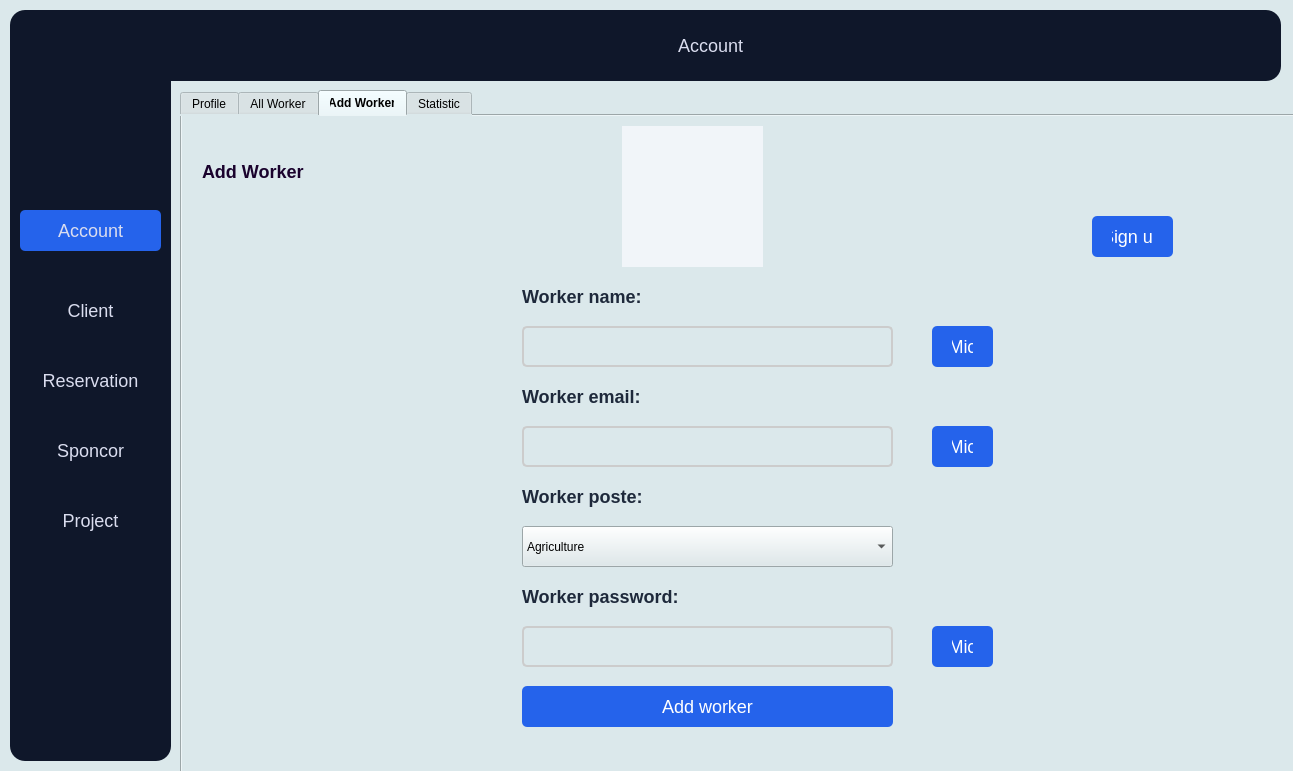
<?xml version="1.0" encoding="UTF-8"?>
<ui version="4.0">
 <class>dashbored</class>
 <widget class="QWidget" name="dashbored">
  <property name="geometry">
   <rect>
    <x>0</x>
    <y>0</y>
    <width>1293</width>
    <height>771</height>
   </rect>
  </property>
  <property name="windowTitle">
   <string>Form</string>
  </property>
  <property name="styleSheet">
   <string notr="true">QWidget {
	font: 9pt &quot;Sitka&quot;;
    background-color: rgb(219, 232, 235);
    font-family: &quot;Sitka&quot;;
}

QLabel {
    font-size: 18px;
    font-weight: bold;
    color: #222;
}

QLineEdit {
    border: 2px solid #ccc;
    border-radius: 5px;
    padding: 8px;
    font-size: 16px;
    width: 250px;
}

QPushButton {
	background-color: rgb(37, 99, 235);
    color: white;
    border-radius: 5px;
    padding: 10px 20px;
    font-size: 18px;
}

QPushButton:hover {
    background-color: rgb(25, 80, 200); 
    color: white; 
}</string>
  </property>
  <widget class="QLabel" name="label_11">
   <property name="geometry">
    <rect>
     <x>580</x>
     <y>730</y>
     <width>301</width>
     <height>31</height>
    </rect>
   </property>
   <property name="styleSheet">
    <string notr="true">color: #64748B;
    padding: 8px;
    font-size: 12px;
    width: 200px;</string>
   </property>
   <property name="text">
    <string>© 2025 Acme, Inc. All rights reserved.</string>
   </property>
  </widget>
  <widget class="QTabWidget" name="tabWidget">
   <property name="geometry">
    <rect>
     <x>180</x>
     <y>90</y>
     <width>1230</width>
     <height>771</height>
    </rect>
   </property>
   <property name="styleSheet">
    <string notr="true">QTabBar::tab {
    color: black; /* Texte en noir */
}

QTabBar::tab:selected {
    font-weight: bold; /* Met en gras l'onglet sélectionné */
}

QTabBar::tab:disabled {
    color: black; /* Assurez-vous que les onglets désactivés ont aussi le texte en noir */
}

table {
    
	color: black;
    width: 100%;
    border-collapse: collapse;
    background-color: #ffffff;
    border-radius: 8px;
    overflow: hidden;
    box-shadow: 0 4px 6px rgba(0, 0, 0, 0.1);
}

th, td {
    padding: 12px;
    text-align: left;
    border-bottom: 1px solid #ddd;
}

th {
    background-color: #007bff;
    color: black;
    font-weight: bold;
}

tr:hover {
    background-color: #f1f1f1;
}
</string>
   </property>
   <property name="currentIndex">
    <number>2</number>
   </property>
   <property name="tabBarAutoHide">
    <bool>false</bool>
   </property>
   <widget class="QWidget" name="tab">
    <attribute name="title">
     <string>Profile</string>
    </attribute>
    <widget class="QLabel" name="label_6">
     <property name="geometry">
      <rect>
       <x>30</x>
       <y>40</y>
       <width>131</width>
       <height>31</height>
      </rect>
     </property>
     <property name="styleSheet">
      <string notr="true">color: rgb(26, 2, 45);
font: 14pt &quot;Sitka&quot;;</string>
     </property>
     <property name="text">
      <string>Profile</string>
     </property>
    </widget>
    <widget class="QLabel" name="label_12">
     <property name="geometry">
      <rect>
       <x>340</x>
       <y>160</y>
       <width>191</width>
       <height>21</height>
      </rect>
     </property>
     <property name="styleSheet">
      <string notr="true">color: rgb(30, 41, 59);
</string>
     </property>
     <property name="text">
      <string>Your name:</string>
     </property>
    </widget>
    <widget class="QLabel" name="label_9">
     <property name="geometry">
      <rect>
       <x>340</x>
       <y>260</y>
       <width>191</width>
       <height>21</height>
      </rect>
     </property>
     <property name="styleSheet">
      <string notr="true">color: rgb(30, 41, 59);
</string>
     </property>
     <property name="text">
      <string>Your email:</string>
     </property>
    </widget>
    <widget class="QLabel" name="label_10">
     <property name="geometry">
      <rect>
       <x>340</x>
       <y>360</y>
       <width>191</width>
       <height>21</height>
      </rect>
     </property>
     <property name="styleSheet">
      <string notr="true">color: rgb(30, 41, 59);
</string>
     </property>
     <property name="text">
      <string>Your poste:</string>
     </property>
    </widget>
    <widget class="QLabel" name="label_8">
     <property name="geometry">
      <rect>
       <x>340</x>
       <y>460</y>
       <width>171</width>
       <height>21</height>
      </rect>
     </property>
     <property name="styleSheet">
      <string notr="true">color: #1E293B;</string>
     </property>
     <property name="text">
      <string>Your password:</string>
     </property>
    </widget>
    <widget class="QPushButton" name="pushButton_8">
     <property name="geometry">
      <rect>
       <x>340</x>
       <y>560</y>
       <width>371</width>
       <height>41</height>
      </rect>
     </property>
     <property name="styleSheet">
      <string notr="true">font: 11pt &quot;Segoe UI&quot;;
background-color: rgb(37, 99, 235);
</string>
     </property>
     <property name="text">
      <string>Update your account</string>
     </property>
    </widget>
    <widget class="QLineEdit" name="pwd">
     <property name="geometry">
      <rect>
       <x>340</x>
       <y>500</y>
       <width>371</width>
       <height>41</height>
      </rect>
     </property>
     <property name="styleSheet">
      <string notr="true">color: rgb(0, 0, 0);
</string>
     </property>
     <property name="text">
      <string>User password</string>
     </property>
    </widget>
    <widget class="QLabel" name="img4">
     <property name="geometry">
      <rect>
       <x>440</x>
       <y>0</y>
       <width>141</width>
       <height>141</height>
      </rect>
     </property>
     <property name="styleSheet">
      <string notr="true">background-color: #F1F5F9;</string>
     </property>
     <property name="text">
      <string/>
     </property>
     <property name="pixmap">
      <pixmap>../../Projet c++/revision qt/template/image6.png</pixmap>
     </property>
    </widget>
    <widget class="QLineEdit" name="email">
     <property name="geometry">
      <rect>
       <x>340</x>
       <y>300</y>
       <width>371</width>
       <height>41</height>
      </rect>
     </property>
     <property name="styleSheet">
      <string notr="true">color: rgb(0, 0, 0);</string>
     </property>
     <property name="text">
      <string>User last name</string>
     </property>
    </widget>
    <widget class="QLineEdit" name="nom">
     <property name="geometry">
      <rect>
       <x>340</x>
       <y>200</y>
       <width>371</width>
       <height>41</height>
      </rect>
     </property>
     <property name="styleSheet">
      <string notr="true">color: rgb(0, 0, 0);</string>
     </property>
     <property name="text">
      <string>User first name</string>
     </property>
    </widget>
    <widget class="QComboBox" name="post">
     <property name="geometry">
      <rect>
       <x>340</x>
       <y>400</y>
       <width>371</width>
       <height>41</height>
      </rect>
     </property>
     <property name="styleSheet">
      <string notr="true">color: rgb(0, 0, 0);</string>
     </property>
     <item>
      <property name="text">
       <string>Agriculture</string>
      </property>
     </item>
     <item>
      <property name="text">
       <string>IT</string>
      </property>
     </item>
    </widget>
    <widget class="QLabel" name="ppwd">
     <property name="geometry">
      <rect>
       <x>740</x>
       <y>500</y>
       <width>251</width>
       <height>41</height>
      </rect>
     </property>
     <property name="text">
      <string/>
     </property>
    </widget>
   </widget>
   <widget class="QWidget" name="tab_2">
    <attribute name="title">
     <string>All Worker</string>
    </attribute>
    <widget class="QTableWidget" name="list">
     <property name="geometry">
      <rect>
       <x>40</x>
       <y>100</y>
       <width>511</width>
       <height>301</height>
      </rect>
     </property>
     <property name="styleSheet">
      <string notr="true">

QTableWidget {
	 color: black;   
    background-color: #f0f0f0;  /* Couleur de fond */
    gridline-color: #dcdcdc;    /* Couleur des lignes de séparation */
    font-size: 14px;            /* Taille du texte */
    border: 1px solid #ccc;     /* Bordure du tableau */
}

QHeaderView::section {
    background-color: #0078D7;  /* Couleur de fond des en-têtes */
    color: white;               /* Couleur du texte des en-têtes */
    font-weight: bold;          /* Texte en gras */
    padding: 5px;
    border: 1px solid #005a9e;
}

QTableWidget::item {
    padding: 5px;               /* Espacement intérieur des cellules */
    border: 1px solid #ddd;
}

QTableWidget::item:selected {
    background-color: #3498db;  /* Couleur de sélection */
    color: white;
}

QTableWidget::item:hover {
    background-color: #e0e0e0;  /* Effet survol */
}
</string>
     </property>
     <column>
      <property name="text">
       <string>Id</string>
      </property>
     </column>
     <column>
      <property name="text">
       <string>Name</string>
      </property>
     </column>
     <column>
      <property name="text">
       <string>Email</string>
      </property>
     </column>
     <column>
      <property name="text">
       <string>poste</string>
      </property>
     </column>
     <column>
      <property name="text">
       <string>password</string>
      </property>
     </column>
    </widget>
    <widget class="QLabel" name="label_18">
     <property name="geometry">
      <rect>
       <x>30</x>
       <y>40</y>
       <width>131</width>
       <height>31</height>
      </rect>
     </property>
     <property name="styleSheet">
      <string notr="true">color: rgb(26, 2, 45);
font: 14pt &quot;Sitka&quot;;</string>
     </property>
     <property name="text">
      <string>All Worker</string>
     </property>
    </widget>
    <widget class="QLineEdit" name="id">
     <property name="geometry">
      <rect>
       <x>790</x>
       <y>250</y>
       <width>113</width>
       <height>41</height>
      </rect>
     </property>
     <property name="styleSheet">
      <string notr="true">color: rgb(0, 0, 0);</string>
     </property>
    </widget>
    <widget class="QLabel" name="label_19">
     <property name="geometry">
      <rect>
       <x>730</x>
       <y>210</y>
       <width>131</width>
       <height>31</height>
      </rect>
     </property>
     <property name="styleSheet">
      <string notr="true">color: rgb(26, 2, 45);
font: 14pt &quot;Sitka&quot;;</string>
     </property>
     <property name="text">
      <string>Delete Worker</string>
     </property>
    </widget>
    <widget class="QLabel" name="label_20">
     <property name="geometry">
      <rect>
       <x>730</x>
       <y>260</y>
       <width>51</width>
       <height>31</height>
      </rect>
     </property>
     <property name="styleSheet">
      <string notr="true">color: rgb(26, 2, 45);
font: 14pt &quot;Sitka&quot;;</string>
     </property>
     <property name="text">
      <string>Id</string>
     </property>
    </widget>
    <widget class="QPushButton" name="pushButton_10">
     <property name="geometry">
      <rect>
       <x>920</x>
       <y>250</y>
       <width>141</width>
       <height>41</height>
      </rect>
     </property>
     <property name="styleSheet">
      <string notr="true">font: 12pt &quot;Sitka&quot;;
color: rgb(218, 221, 239);
background-color: rgb(170, 0, 0);
</string>
     </property>
     <property name="text">
      <string>Delete</string>
     </property>
    </widget>
    <widget class="QLabel" name="label_21">
     <property name="geometry">
      <rect>
       <x>730</x>
       <y>160</y>
       <width>51</width>
       <height>31</height>
      </rect>
     </property>
     <property name="styleSheet">
      <string notr="true">color: rgb(26, 2, 45);
font: 14pt &quot;Sitka&quot;;</string>
     </property>
     <property name="text">
      <string>Id</string>
     </property>
    </widget>
    <widget class="QLabel" name="st">
     <property name="geometry">
      <rect>
       <x>730</x>
       <y>110</y>
       <width>241</width>
       <height>31</height>
      </rect>
     </property>
     <property name="styleSheet">
      <string notr="true">color: rgb(26, 2, 45);
font: 14pt &quot;Sitka&quot;;</string>
     </property>
     <property name="text">
      <string>Sort</string>
     </property>
    </widget>
    <widget class="QPushButton" name="sort">
     <property name="geometry">
      <rect>
       <x>920</x>
       <y>150</y>
       <width>141</width>
       <height>41</height>
      </rect>
     </property>
     <property name="styleSheet">
      <string notr="true">font: 12pt &quot;Sitka&quot;;
color: rgb(218, 221, 239);
background-color: rgb(0, 170, 0);
</string>
     </property>
     <property name="text">
      <string>Sort</string>
     </property>
    </widget>
    <widget class="QComboBox" name="cb">
     <property name="geometry">
      <rect>
       <x>780</x>
       <y>150</y>
       <width>131</width>
       <height>41</height>
      </rect>
     </property>
     <property name="styleSheet">
      <string notr="true">color: rgb(0, 0, 0);</string>
     </property>
     <item>
      <property name="text">
       <string>ID_EMP</string>
      </property>
     </item>
     <item>
      <property name="text">
       <string>EMAIL</string>
      </property>
     </item>
     <item>
      <property name="text">
       <string>NOM</string>
      </property>
     </item>
    </widget>
    <widget class="QLineEdit" name="find">
     <property name="geometry">
      <rect>
       <x>280</x>
       <y>40</y>
       <width>171</width>
       <height>41</height>
      </rect>
     </property>
     <property name="styleSheet">
      <string notr="true">color: rgb(0, 0, 0);</string>
     </property>
    </widget>
    <widget class="QLabel" name="label_22">
     <property name="geometry">
      <rect>
       <x>190</x>
       <y>40</y>
       <width>81</width>
       <height>31</height>
      </rect>
     </property>
     <property name="styleSheet">
      <string notr="true">color: rgb(26, 2, 45);
font: 14pt &quot;Sitka&quot;;</string>
     </property>
     <property name="text">
      <string>Search :</string>
     </property>
    </widget>
   </widget>
   <widget class="QWidget" name="tab2">
    <attribute name="title">
     <string>Add Worker</string>
    </attribute>
    <widget class="QLabel" name="label_13">
     <property name="geometry">
      <rect>
       <x>20</x>
       <y>40</y>
       <width>131</width>
       <height>31</height>
      </rect>
     </property>
     <property name="styleSheet">
      <string notr="true">color: rgb(26, 2, 45);
font: 14pt &quot;Sitka&quot;;</string>
     </property>
     <property name="text">
      <string>Add Worker</string>
     </property>
    </widget>
    <widget class="QPushButton" name="pushButton_9">
     <property name="geometry">
      <rect>
       <x>340</x>
       <y>570</y>
       <width>371</width>
       <height>41</height>
      </rect>
     </property>
     <property name="styleSheet">
      <string notr="true">font: 11pt &quot;Segoe UI&quot;;
background-color: rgb(37, 99, 235);
</string>
     </property>
     <property name="text">
      <string>Add worker</string>
     </property>
    </widget>
    <widget class="QComboBox" name="post2">
     <property name="geometry">
      <rect>
       <x>340</x>
       <y>410</y>
       <width>371</width>
       <height>41</height>
      </rect>
     </property>
     <property name="styleSheet">
      <string notr="true">color: rgb(0, 0, 0);</string>
     </property>
     <item>
      <property name="text">
       <string>Agriculture</string>
      </property>
     </item>
     <item>
      <property name="text">
       <string>IT</string>
      </property>
     </item>
    </widget>
    <widget class="QLabel" name="img2_2">
     <property name="geometry">
      <rect>
       <x>910</x>
       <y>20</y>
       <width>81</width>
       <height>71</height>
      </rect>
     </property>
     <property name="styleSheet">
      <string notr="true">
    border-radius: 5px;
    padding: 5px 10px;</string>
     </property>
     <property name="text">
      <string/>
     </property>
     <property name="pixmap">
      <pixmap>../../../../Downloads/pngegg (1).png</pixmap>
     </property>
    </widget>
    <widget class="QLineEdit" name="pwd2">
     <property name="geometry">
      <rect>
       <x>340</x>
       <y>510</y>
       <width>371</width>
       <height>41</height>
      </rect>
     </property>
     <property name="styleSheet">
      <string notr="true">color: rgb(0, 0, 0);
</string>
     </property>
     <property name="text">
      <string/>
     </property>
    </widget>
    <widget class="QLabel" name="image5">
     <property name="geometry">
      <rect>
       <x>440</x>
       <y>10</y>
       <width>141</width>
       <height>141</height>
      </rect>
     </property>
     <property name="styleSheet">
      <string notr="true">background-color: #F1F5F9;</string>
     </property>
     <property name="text">
      <string/>
     </property>
     <property name="pixmap">
      <pixmap>../../Projet c++/revision qt/template/image6.png</pixmap>
     </property>
    </widget>
    <widget class="QLineEdit" name="email2">
     <property name="geometry">
      <rect>
       <x>340</x>
       <y>310</y>
       <width>371</width>
       <height>41</height>
      </rect>
     </property>
     <property name="styleSheet">
      <string notr="true">color: rgb(0, 0, 0);</string>
     </property>
     <property name="text">
      <string/>
     </property>
    </widget>
    <widget class="QLabel" name="label_14">
     <property name="geometry">
      <rect>
       <x>340</x>
       <y>170</y>
       <width>191</width>
       <height>21</height>
      </rect>
     </property>
     <property name="styleSheet">
      <string notr="true">color: rgb(30, 41, 59);
</string>
     </property>
     <property name="text">
      <string>Worker name:</string>
     </property>
    </widget>
    <widget class="QLabel" name="label_15">
     <property name="geometry">
      <rect>
       <x>340</x>
       <y>270</y>
       <width>191</width>
       <height>21</height>
      </rect>
     </property>
     <property name="styleSheet">
      <string notr="true">color: rgb(30, 41, 59);
</string>
     </property>
     <property name="text">
      <string>Worker email:</string>
     </property>
    </widget>
    <widget class="QLabel" name="label_16">
     <property name="geometry">
      <rect>
       <x>340</x>
       <y>470</y>
       <width>171</width>
       <height>21</height>
      </rect>
     </property>
     <property name="styleSheet">
      <string notr="true">color: #1E293B;</string>
     </property>
     <property name="text">
      <string>Worker password:</string>
     </property>
    </widget>
    <widget class="QLabel" name="label_17">
     <property name="geometry">
      <rect>
       <x>340</x>
       <y>370</y>
       <width>191</width>
       <height>21</height>
      </rect>
     </property>
     <property name="styleSheet">
      <string notr="true">color: rgb(30, 41, 59);
</string>
     </property>
     <property name="text">
      <string>Worker poste:</string>
     </property>
    </widget>
    <widget class="QLineEdit" name="nom2">
     <property name="geometry">
      <rect>
       <x>340</x>
       <y>210</y>
       <width>371</width>
       <height>41</height>
      </rect>
     </property>
     <property name="styleSheet">
      <string notr="true">color: rgb(0, 0, 0);</string>
     </property>
     <property name="text">
      <string/>
     </property>
    </widget>
    <widget class="QPushButton" name="b1_2">
     <property name="geometry">
      <rect>
       <x>910</x>
       <y>100</y>
       <width>81</width>
       <height>41</height>
      </rect>
     </property>
     <property name="styleSheet">
      <string notr="true">font: 11pt &quot;Segoe UI&quot;;
font: 9pt &quot;Segoe UI&quot;;
background-color: rgb(37, 99, 235);

</string>
     </property>
     <property name="text">
      <string>Sign up</string>
     </property>
    </widget>
    <widget class="QPushButton" name="mic1">
     <property name="geometry">
      <rect>
       <x>750</x>
       <y>210</y>
       <width>61</width>
       <height>41</height>
      </rect>
     </property>
     <property name="styleSheet">
      <string notr="true">font: 11pt &quot;Segoe UI&quot;;
font: 9pt &quot;Segoe UI&quot;;
background-color: rgb(37, 99, 235);

</string>
     </property>
     <property name="text">
      <string>Mic</string>
     </property>
    </widget>
    <widget class="QPushButton" name="b1_4">
     <property name="geometry">
      <rect>
       <x>750</x>
       <y>310</y>
       <width>61</width>
       <height>41</height>
      </rect>
     </property>
     <property name="styleSheet">
      <string notr="true">font: 11pt &quot;Segoe UI&quot;;
font: 9pt &quot;Segoe UI&quot;;
background-color: rgb(37, 99, 235);

</string>
     </property>
     <property name="text">
      <string>Mic</string>
     </property>
    </widget>
    <widget class="QPushButton" name="b1_6">
     <property name="geometry">
      <rect>
       <x>750</x>
       <y>510</y>
       <width>61</width>
       <height>41</height>
      </rect>
     </property>
     <property name="styleSheet">
      <string notr="true">font: 11pt &quot;Segoe UI&quot;;
font: 9pt &quot;Segoe UI&quot;;
background-color: rgb(37, 99, 235);

</string>
     </property>
     <property name="text">
      <string>Mic</string>
     </property>
    </widget>
   </widget>
   <widget class="QWidget" name="tab_3">
    <attribute name="title">
     <string>Statistic</string>
    </attribute>
    <widget class="QLabel" name="stat">
     <property name="geometry">
      <rect>
       <x>110</x>
       <y>60</y>
       <width>481</width>
       <height>371</height>
      </rect>
     </property>
     <property name="text">
      <string/>
     </property>
    </widget>
    <widget class="QWidget" name="verticalLayoutWidget">
     <property name="geometry">
      <rect>
       <x>690</x>
       <y>50</y>
       <width>321</width>
       <height>371</height>
      </rect>
     </property>
     <layout class="QVBoxLayout" name="lay"/>
    </widget>
   </widget>
  </widget>
  <widget class="QLabel" name="label">
   <property name="geometry">
    <rect>
     <x>10</x>
     <y>10</y>
     <width>161</width>
     <height>751</height>
    </rect>
   </property>
   <property name="styleSheet">
    <string notr="true">background-color: rgb(15, 23, 42);
border-radius: 15px;</string>
   </property>
   <property name="text">
    <string/>
   </property>
  </widget>
  <widget class="QPushButton" name="pushButton_6">
   <property name="geometry">
    <rect>
     <x>20</x>
     <y>500</y>
     <width>141</width>
     <height>41</height>
    </rect>
   </property>
   <property name="styleSheet">
    <string notr="true">background-color: rgb(15, 23, 42);
font: 12pt &quot;Sitka&quot;;
border-color: rgb(37, 99, 235);
color: rgb(218, 221, 239);</string>
   </property>
   <property name="text">
    <string>Project</string>
   </property>
  </widget>
  <widget class="QPushButton" name="pushButton">
   <property name="geometry">
    <rect>
     <x>20</x>
     <y>210</y>
     <width>141</width>
     <height>41</height>
    </rect>
   </property>
   <property name="styleSheet">
    <string notr="true">font: 12pt &quot;Sitka&quot;;
color: rgb(218, 221, 239);
border-color: rgb(37, 99, 235);
</string>
   </property>
   <property name="text">
    <string>Account</string>
   </property>
  </widget>
  <widget class="QLabel" name="logo">
   <property name="geometry">
    <rect>
     <x>30</x>
     <y>60</y>
     <width>141</width>
     <height>121</height>
    </rect>
   </property>
   <property name="styleSheet">
    <string notr="true">background-color: rgb(15, 23, 42);</string>
   </property>
   <property name="text">
    <string/>
   </property>
   <property name="pixmap">
    <pixmap>../../Projet c++/revision qt/template/image4.png</pixmap>
   </property>
  </widget>
  <widget class="QPushButton" name="pushButton_4">
   <property name="geometry">
    <rect>
     <x>20</x>
     <y>360</y>
     <width>141</width>
     <height>41</height>
    </rect>
   </property>
   <property name="styleSheet">
    <string notr="true">background-color: rgb(15, 23, 42);font: 12pt &quot;Sitka&quot;;
border-color: rgb(37, 99, 235);
color: rgb(218, 221, 239);</string>
   </property>
   <property name="text">
    <string>Reservation</string>
   </property>
  </widget>
  <widget class="QPushButton" name="pushButton_3">
   <property name="geometry">
    <rect>
     <x>20</x>
     <y>290</y>
     <width>141</width>
     <height>41</height>
    </rect>
   </property>
   <property name="styleSheet">
    <string notr="true">background-color: rgb(15, 23, 42);
font: 12pt &quot;Sitka&quot;;
border-color: rgb(37, 99, 235);
color: rgb(218, 221, 239);</string>
   </property>
   <property name="text">
    <string>Client</string>
   </property>
  </widget>
  <widget class="QPushButton" name="pushButton_5">
   <property name="geometry">
    <rect>
     <x>20</x>
     <y>430</y>
     <width>141</width>
     <height>41</height>
    </rect>
   </property>
   <property name="styleSheet">
    <string notr="true">background-color: rgb(15, 23, 42);
font: 12pt &quot;Sitka&quot;;
border-color: rgb(37, 99, 235);
color: rgb(218, 221, 239);</string>
   </property>
   <property name="text">
    <string>Sponcor</string>
   </property>
  </widget>
  <widget class="QLabel" name="label_3">
   <property name="geometry">
    <rect>
     <x>140</x>
     <y>10</y>
     <width>1141</width>
     <height>71</height>
    </rect>
   </property>
   <property name="styleSheet">
    <string notr="true">background-color: rgb(15, 23, 42);
border-radius: 15px;</string>
   </property>
   <property name="text">
    <string/>
   </property>
  </widget>
  <widget class="QLabel" name="img1">
   <property name="geometry">
    <rect>
     <x>1210</x>
     <y>20</y>
     <width>51</width>
     <height>51</height>
    </rect>
   </property>
   <property name="styleSheet">
    <string notr="true">background-color: rgb(15, 23, 42);</string>
   </property>
   <property name="text">
    <string/>
   </property>
   <property name="pixmap">
    <pixmap>../../Projet c++/revision qt/template/image5.png</pixmap>
   </property>
  </widget>
  <widget class="QPushButton" name="pushButton_7">
   <property name="geometry">
    <rect>
     <x>480</x>
     <y>20</y>
     <width>461</width>
     <height>51</height>
    </rect>
   </property>
   <property name="styleSheet">
    <string notr="true">background-color: rgb(15, 23, 42);
border-color: rgb(37, 99, 235);
font: 18pt &quot;Sitka&quot;;
color: rgb(218, 221, 239);
</string>
   </property>
   <property name="text">
    <string>Account</string>
   </property>
  </widget>
  <widget class="QLabel" name="username">
   <property name="geometry">
    <rect>
     <x>1060</x>
     <y>30</y>
     <width>151</width>
     <height>31</height>
    </rect>
   </property>
   <property name="styleSheet">
    <string notr="true">color: rgb(255, 255, 255);
background-color: rgb(15, 23, 42);
font: 12pt &quot;Sitka&quot;;
color: rgb(218, 221, 239);</string>
   </property>
   <property name="text">
    <string/>
   </property>
  </widget>
 </widget>
 <resources/>
 <connections/>
</ui>
